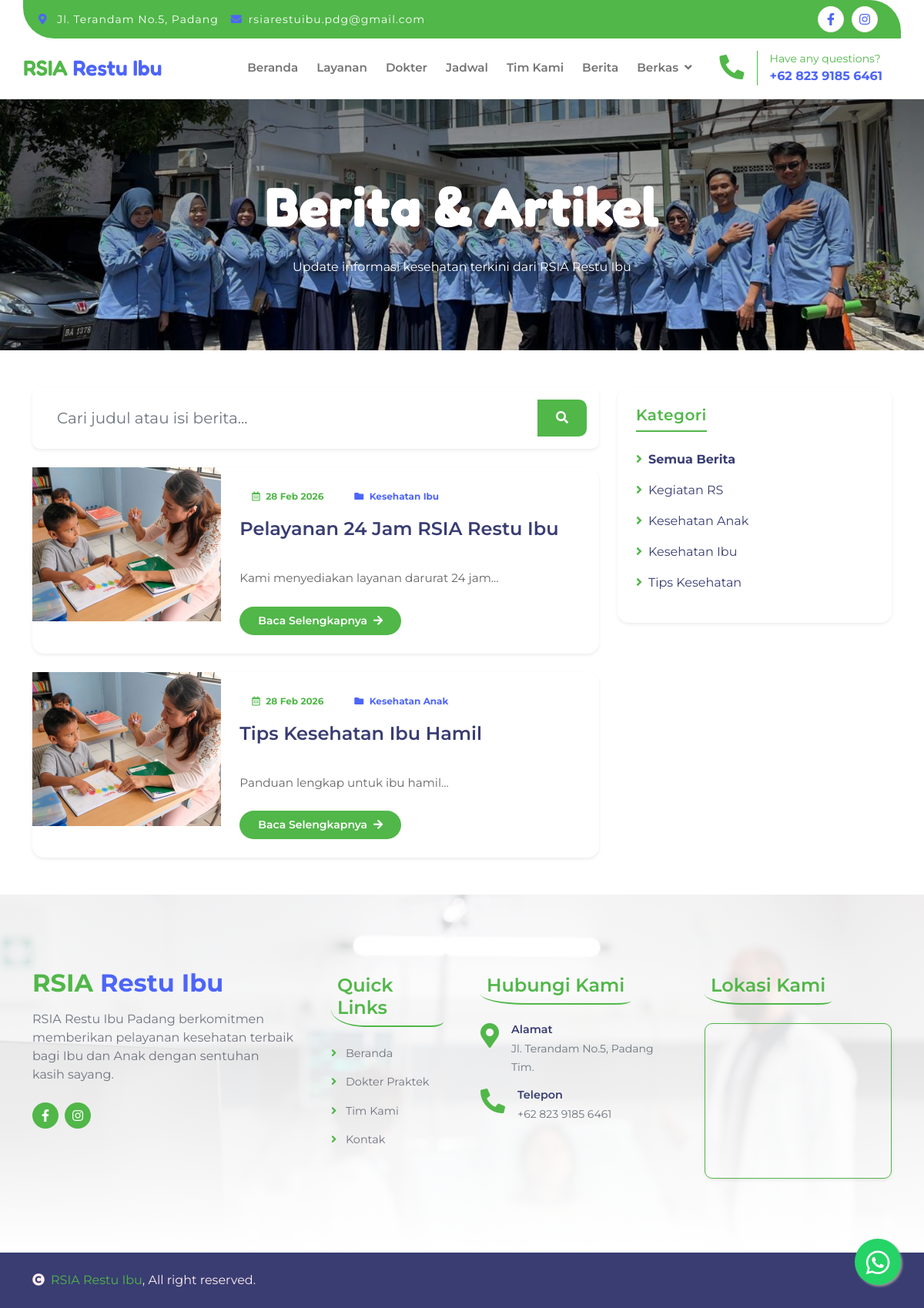
Page /berita.php on the committed database.
### tables this page shows
CREATE TABLE `posts` (
  `id` int(11) NOT NULL,
  `title` varchar(255) NOT NULL,
  `slug` varchar(255) NOT NULL,
  `content` longtext DEFAULT NULL,
  `image` varchar(255) DEFAULT 'img/blog-1.jpg',
  `created_at` timestamp NOT NULL DEFAULT current_timestamp(),
  `category_id` int(11) DEFAULT NULL
);

CREATE TABLE `categories` (
  `id` int(11) NOT NULL,
  `name` varchar(100) NOT NULL,
  `slug` varchar(100) NOT NULL
);

### config/database.php (called while the page is built, shortened)
<?php
class Database {
    private $host = DB_HOST;
    private $dbname = DB_NAME;
    private $user = DB_USER;
    private $pass = DB_PASS;
    private $dbh;
    private $stmt;
    public function __construct() {
        $dsn = 'mysql:host=' . $this->host . ';dbname=' . $this->dbname;
        $options = [
            PDO::ATTR_PERSISTENT => true,
            PDO::ATTR_ERRMODE => PDO::ERRMODE_EXCEPTION
        ];
        try {
            $this->dbh = new PDO($dsn, $this->user, $this->pass, $options);
        } catch(PDOException $e) {
            die("Koneksi gagal: " . $e->getMessage());
        }
    }
    public function query($query) {
        $this->stmt = $this->dbh->prepare($query);
    }
    public function bind($param, $value, $type = null) {
        $this->stmt->bindValue($param, $value, $type);
    }
    public function execute() {
        return $this->stmt->execute();
    }
    public function resultSet() {
        $this->execute();
        return $this->stmt->fetchAll(PDO::FETCH_ASSOC);
    }
}
?>

### berita.php (the view, shortened to what this page needs)
<?php
require_once 'config/database.php';
 $db = new Database();
 $category_filter = isset($_GET['category']) ? $_GET['category'] : null;
 $search_query = isset($_GET['search']) ? $_GET['search'] : null;
 $page = isset($_GET['page']) ? (int)$_GET['page'] : 1;
 $limit = 5;
 $offset = ($page > 1) ? ($page * $limit) - $limit : 0;
 $sql_count = "SELECT COUNT(*) as total FROM posts p LEFT JOIN categories c ON p.category_id = c.id";
 $db->query($sql_count);
 $sql_data = "SELECT p.*, c.name as category_name, c.slug as category_slug
             FROM posts p
             LEFT JOIN categories c ON p.category_id = c.id";
 $sql_data .= " ORDER BY p.created_at DESC LIMIT :offset, :limit";
 $db->query($sql_data);
 $db->bind(':offset', $offset, PDO::PARAM_INT);
 $db->bind(':limit', $limit, PDO::PARAM_INT);
 $posts = $db->resultSet();
 $db->query("SELECT c.id, c.name, c.slug, COUNT(p.id) as post_count FROM categories c LEFT JOIN posts p ON c.id = p.category_id GROUP BY c.id ORDER BY c.name ASC");
 $categories = $db->resultSet();
require_once 'inc/header.php';
?>
    <div class="container-fluid page-header py-5 wow fadeIn" data-wow-delay="0.1s">
        <div class="container text-center py-5">
            <h1 class="display-2 text-white mb-4">Berita & Artikel</h1>
            <p class="text-white mb-0">Update informasi kesehatan terkini dari RSIA Restu Ibu</p>
        </div>
    </div>
    <div class="container-fluid py-5 bg-light">
        <div class="container">
            <div class="row g-4">
                <div class="col-lg-8">
                    <div class="card border-0 shadow-sm mb-4 rounded">
                        <div class="card-body p-3">
                            <form method="GET" action="">
                                <div class="input-group">
                                    <input type="text" name="search" class="form-control form-control-lg border-0" placeholder="Cari judul atau isi berita..." value="<?php echo htmlspecialchars($search_query); ?>">
                                    <button class="btn btn-primary px-4" type="submit"><i class="fas fa-search"></i></button>
                                </div>
                            </form>
                        </div>
                    </div>
                    <div class="row g-4">
                        <?php if(!empty($posts)): ?>
                            <?php foreach($posts as $post): ?>
                            <div class="col-12 wow fadeInUp" data-wow-delay="0.1s">
                                <div class="card border-0 shadow-sm card-blog h-100" style="border-radius: 15px;">
                                    <div class="row g-0">
                                        <div class="col-md-4">
                                            <a href="artikel?data=<?php echo base64_encode($post['id']); ?>" class="d-block h-100">
                                                <div class="blog-img-wrapper">
                                                    <img src="img/<?php echo htmlspecialchars($post['image']); ?>" class="w-100" alt="">
                                                </div>
                                            </a>
                                        </div>
                                        <div class="col-md-8">
                                            <div class="card-body p-4">
                                                <div class="d-flex align-items-center mb-3">
                                                    <span class="badge bg-light text-primary me-2 px-3 py-2">
                                                        <i class="far fa-calendar-alt me-1"></i> <?php echo date('d M Y', strtotime($post['created_at'])); ?>
                                                    </span>
                                                    <?php if($post['category_name']): ?>
                                                    <a href="berita?category=<?php echo $post['category_slug']; ?>" class="badge bg-light text-secondary px-3 py-2">
                                                        <i class="fas fa-folder me-1"></i> <?php echo htmlspecialchars($post['category_name']); ?>
                                                    </a>
                                                    <?php endif; ?>
                                                </div>
                                                <a href="artikel?data=<?php echo base64_encode($post['id']); ?>" class="text-decoration-none">
                                                    <h4 class="card-title blog-title text-dark mb-3"><?php echo htmlspecialchars($post['title']); ?></h4>
                                                </a>
                                                <p class="card-text blog-desc mb-4"><?php echo strip_tags($post['content']); ?></p>
                                                <a href="artikel?data=<?php echo base64_encode($post['id']); ?>" class="btn btn-primary px-4 py-2 rounded-pill btn-sm">
                                                    Baca Selengkapnya <i class="fas fa-arrow-right ms-1"></i>
                                                </a>
                                            </div>
                                        </div>
                                    </div>
                                </div>
                            </div>
                            <?php endforeach; ?>
                        <?php else: ?>
                            <div class="col-12">
                                <div class="alert alert-warning text-center">Tidak ada berita yang ditemukan.</div>
                            </div>
                        <?php endif; ?>
                    </div>
                </div>
                <div class="col-lg-4">
                    <div class="card border-0 shadow-sm sidebar-widget mb-4" style="border-radius: 15px;">
                        <div class="card-body p-4">
                            <h5 class="mb-4 text-primary border-bottom border-primary border-2 d-inline-block pb-2">Kategori</h5>
                            <ul class="list-unstyled mb-0">
                                <li class="d-flex justify-content-between align-items-center mb-3">
                                    <a href="berita" class="text-dark text-decoration-none <?php echo !$category_filter ? 'fw-bold text-primary' : ''; ?>">
                                        <i class="fas fa-angle-right text-primary me-2"></i>Semua Berita
                                    </a>
                                </li>
                                <?php foreach($categories as $cat): ?>
                                <li class="d-flex justify-content-between align-items-center mb-3">
                                    <a href="berita?category=<?php echo $cat['slug']; ?>" class="text-dark text-decoration-none <?php echo ($category_filter == $cat['slug']) ? 'fw-bold text-primary' : ''; ?>">
                                        <i class="fas fa-angle-right text-primary me-2"></i><?php echo htmlspecialchars($cat['name']); ?>
                                    </a>
                                </li>
                                <?php endforeach; ?>
                            </ul>
                        </div>
                    </div>
                </div>
            </div>
        </div>
    </div>
<?php require_once 'inc/footer.php'; ?>

### rows in the picture
posts: image (picture), created_at "28 Feb 2026", category.name "Kesehatan Ibu", title "Pelayanan 24 Jam RSIA Restu Ibu", content "Kami menyediakan layanan darurat 24 jam..."
posts: image (picture), created_at "28 Feb 2026", category.name "Kesehatan Anak", title "Tips Kesehatan Ibu Hamil", content "Panduan lengkap untuk ibu hamil..."
categories: name "Kegiatan RS"
categories: name "Kesehatan Anak"
categories: name "Kesehatan Ibu"
categories: name "Tips Kesehatan"
